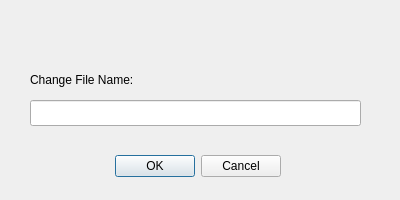
<?xml version="1.0" encoding="UTF-8"?>
<ui version="4.0">
 <class>FileRenameDialog</class>
 <widget class="QDialog" name="FileRenameDialog">
  <property name="geometry">
   <rect>
    <x>0</x>
    <y>0</y>
    <width>400</width>
    <height>200</height>
   </rect>
  </property>
  <property name="windowTitle">
   <string>Dialog</string>
  </property>
  <widget class="QDialogButtonBox" name="buttonBox">
   <property name="geometry">
    <rect>
     <x>-60</x>
     <y>150</y>
     <width>341</width>
     <height>32</height>
    </rect>
   </property>
   <property name="orientation">
    <enum>Qt::Horizontal</enum>
   </property>
   <property name="standardButtons">
    <set>QDialogButtonBox::Cancel|QDialogButtonBox::Ok</set>
   </property>
  </widget>
  <widget class="QLineEdit" name="lineEdit">
   <property name="geometry">
    <rect>
     <x>30</x>
     <y>100</y>
     <width>331</width>
     <height>26</height>
    </rect>
   </property>
  </widget>
  <widget class="QLabel" name="label">
   <property name="geometry">
    <rect>
     <x>30</x>
     <y>70</y>
     <width>321</width>
     <height>20</height>
    </rect>
   </property>
   <property name="text">
    <string>Change File Name:</string>
   </property>
  </widget>
 </widget>
 <resources/>
 <connections>
  <connection>
   <sender>buttonBox</sender>
   <signal>accepted()</signal>
   <receiver>FileRenameDialog</receiver>
   <slot>accept()</slot>
   <hints>
    <hint type="sourcelabel">
     <x>248</x>
     <y>254</y>
    </hint>
    <hint type="destinationlabel">
     <x>157</x>
     <y>274</y>
    </hint>
   </hints>
  </connection>
  <connection>
   <sender>buttonBox</sender>
   <signal>rejected()</signal>
   <receiver>FileRenameDialog</receiver>
   <slot>reject()</slot>
   <hints>
    <hint type="sourcelabel">
     <x>316</x>
     <y>260</y>
    </hint>
    <hint type="destinationlabel">
     <x>286</x>
     <y>274</y>
    </hint>
   </hints>
  </connection>
 </connections>
</ui>
